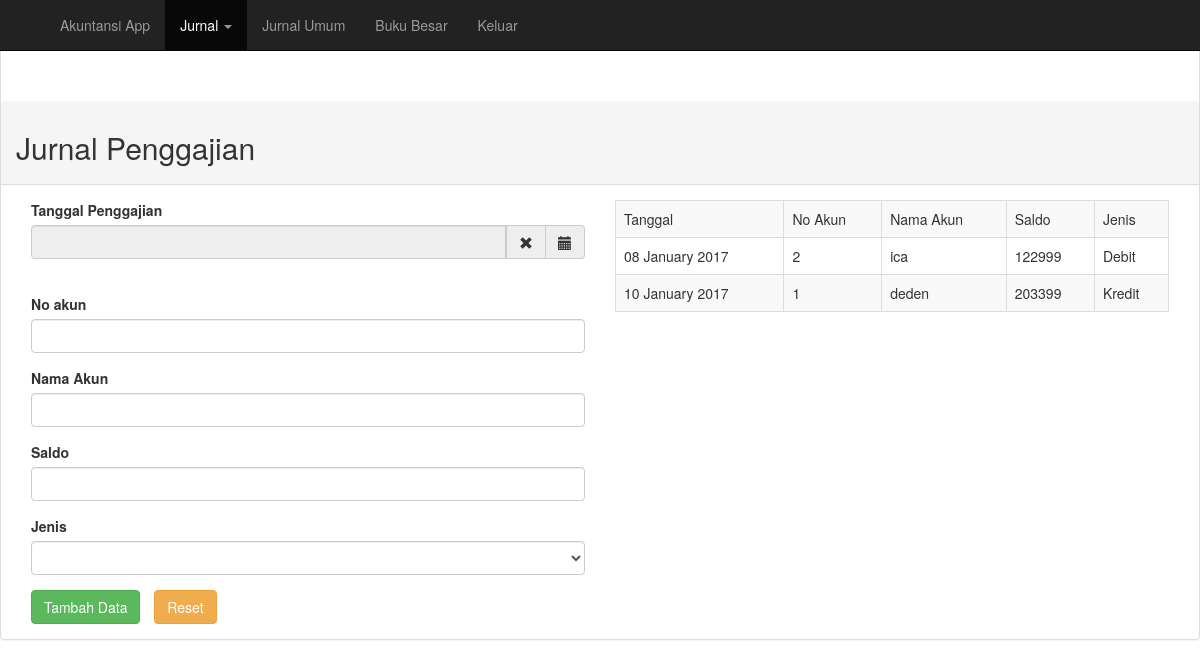
/jurnalpenggajian.php (signed in), run on the app's committed database.
### tables this page shows
CREATE TABLE `jurnal_penggajian` (
  `id` int(11) NOT NULL,
  `tgl_penggajian` varchar(20) NOT NULL,
  `no_akun` int(10) NOT NULL,
  `nama_akun` varchar(40) NOT NULL,
  `saldo` int(10) NOT NULL,
  `jenis` varchar(10) NOT NULL
);

### jurnalpenggajian.php (the view, shortened to what this page needs)
<?php
    include "koneksi.php";
    if (@$_SESSION['admin'] || @$_SESSION['accounting']) {
 ?>
<!DOCTYPE html>
<html>
<head>
    <link rel="stylesheet" href="./bootstrap/css/bootstrap.min.css">
    <link rel="stylesheet" href="./css/bootstrap-datetimepicker.min.css">
</head>
<body>
    <div class="navbar navbar-inverse navbar-fixed-top" role="navigation">
    <div class="container">
            <div class="navbar-collapse collapse">
                <ul class="nav navbar-nav">
                    <li class="dropdown">
                        <a href="index.php" class="dropdown" data-toggle="dropdown">Akuntansi App</a>
                    </li>
                    <li class="dropdown active">
                        <a href="#" class="dropdown-toggle" data-toggle="dropdown">Jurnal <span class="caret"></span></a>
                    </li>
                    <li class="">
                        <a href="jurnalUmum.php" class="dropdown-toggle">Jurnal Umum </a>
                    </li>
                    <li class="">
                        <a href="bukuBesar.php" class="dropdown-toggle">Buku Besar </a>
                    </li>
                    <li class="">
                        <a href="logout.php" class="dropdown-toggle">Keluar </a>
                    </li>
                </ul>
            </div>
    </div>
</div>
    <div class="panel panel-default" style="padding-top: 100px">
        <div class="panel-heading">
            <h2>Jurnal Penggajian</h2>
        </div>
        <div class="panel-body">
        <div class="col-md-6">
            <div class="form-group">
            <form action="proses.php" method="POST" accept-charset="utf-8">
                <label for="dtp_input2" class="control-label">Tanggal Penggajian</label>
                <div class="input-group date form_date" data-date="" data-date-format="dd MM yyyy" data-link-field="dtp_input2" data-link-format="yyyy-mm-dd">
                    <input class="form-control" name="tanggal" type="text" value="" readonly>
                    <span class="input-group-addon"><span class="glyphicon glyphicon-remove"></span></span>
                    <span class="input-group-addon"><span class="glyphicon glyphicon-calendar"></span></span>
                </div>
                <input type="hidden" id="dtp_input2" value="" /><br/>
            </div>
            <div class="form-group">
              <label for="nbr">No akun </label>
              <input type="number" name="nomor" class="form-control" id="nbr">
            </div>
            <div class="form-group">
              <label for="usr">Nama Akun</label>
              <input type="text" name="akun_user" class="form-control" id="usr">
            </div>
            <div class="form-group">
              <label for="number_saldo">Saldo </label>
              <input type="number" name="saldo" class="form-control" id="number_saldo">
            </div>
            <div class="form-group">
              <label for="jenis_debt">Jenis </label>
                    <select name="jenis_debt" class="form-control" id="sel1">
                    <option></option>
                    <option>Debit</option>
                </select>
            </div>
            <input type="submit" name="tambah_penggajian" value="Tambah Data" class="btn btn-success">
            <input style="margin-left: 10px" type="reset" value="Reset" class="btn btn-warning">
        </div>
        <div class="col-md-6">
               <table class = "table table-bordered table-striped">
        <tr>
        <td>Tanggal</td>
        <td>No Akun</td>
        <td>Nama Akun</td>
        <td>Saldo</td>
        <td>Jenis</td>
        </tr>
        <?php
        $sql = mysqli_query($koneksi, "SELECT * FROM jurnal_penggajian ORDER BY tgl_penggajian ASC") or die(mysqli_error());
        while ($data = mysqli_fetch_array($sql)){
            echo "
                    <tr>
                    <td>$data[tgl_penggajian]</td>
                    <td>$data[no_akun]</td>
                    <td>$data[nama_akun]</td>
                    <td>$data[saldo]</td>
                    <td>$data[jenis]</td>
                    </tr>";
                    };
                    ?>
                    </table>
        </div>
    </div>
</body>
</html>
<?php
}else{
        header("location:index.php");
}
?>

### data on the page
jurnal_penggajian: tgl_penggajian "08 January 2017", no_akun "2", nama_akun "ica", saldo "122999", jenis "Debit"
jurnal_penggajian: tgl_penggajian "10 January 2017", no_akun "1", nama_akun "deden", saldo "203399", jenis "Kredit"
